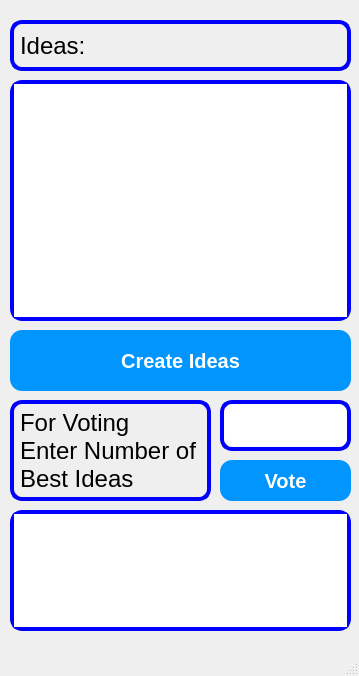
<?xml version="1.0" encoding="UTF-8"?>
<ui version="4.0">
 <class>MainWindow</class>
 <widget class="QMainWindow" name="MainWindow">
  <property name="geometry">
   <rect>
    <x>0</x>
    <y>0</y>
    <width>359</width>
    <height>676</height>
   </rect>
  </property>
  <property name="windowTitle">
   <string>MainWindow</string>
  </property>
  <widget class="QWidget" name="centralwidget">
   <widget class="QPlainTextEdit" name="plainTextEdit">
    <property name="geometry">
     <rect>
      <x>10</x>
      <y>80</y>
      <width>341</width>
      <height>241</height>
     </rect>
    </property>
    <property name="font">
     <font>
      <pointsize>16</pointsize>
     </font>
    </property>
    <property name="styleSheet">
     <string notr="true">
  border: 4px solid blue;;
  border-radius: 12px;
</string>
    </property>
   </widget>
   <widget class="QPushButton" name="pushButton">
    <property name="geometry">
     <rect>
      <x>220</x>
      <y>460</y>
      <width>131</width>
      <height>41</height>
     </rect>
    </property>
    <property name="styleSheet">
     <string notr="true">
QPushButton {
  background-color: #0095ff;
 border-radius: 12px;
  border-style: none;
  box-shadow: rgba(255, 255, 255, .4) 0 1px 0 0 inset;
  box-sizing: border-box;
  color: #fff;
  cursor: pointer;
  display: inline-block;
  font-family: -apple-system,system-ui,&quot;Segoe UI&quot;,&quot;Liberation Sans&quot;,sans-serif;
  font-size: 20px;
  font-weight: 500;
  line-height: 1.15385;
  margin: 0;
  outline: none;
  padding: 8px .8em;
  position: relative;
  text-align: center;
  text-decoration: none;
  user-select: none;
  -webkit-user-select: none;
  touch-action: manipulation;
  vertical-align: baseline;
  white-space: nowrap;
}

QPushButton:hover,
QPushButton:focus {
  background-color: #07c;
}

QPushButton:focus {
  box-shadow: 0 0 0 4px rgba(0, 149, 255, .15);
}

QPushButton:pressed {
  background-color: #0064bd;
  box-shadow: none;
}</string>
    </property>
    <property name="text">
     <string>Vote</string>
    </property>
   </widget>
   <widget class="QPushButton" name="createIdeasPushButtob">
    <property name="geometry">
     <rect>
      <x>10</x>
      <y>330</y>
      <width>341</width>
      <height>61</height>
     </rect>
    </property>
    <property name="styleSheet">
     <string notr="true">
QPushButton {
  background-color: #0095ff;
 border-radius: 12px;
  border-style: none;
  box-shadow: rgba(255, 255, 255, .4) 0 1px 0 0 inset;
  box-sizing: border-box;
  color: #fff;
  cursor: pointer;
  display: inline-block;
  font-family: -apple-system,system-ui,&quot;Segoe UI&quot;,&quot;Liberation Sans&quot;,sans-serif;
  font-size: 20px;
  font-weight: 500;
  line-height: 1.15385;
  margin: 0;
  outline: none;
  padding: 8px .8em;
  position: relative;
  text-align: center;
  text-decoration: none;
  user-select: none;
  -webkit-user-select: none;
  touch-action: manipulation;
  vertical-align: baseline;
  white-space: nowrap;
}

QPushButton:hover,
QPushButton:focus {
  background-color: #07c;
}

QPushButton:focus {
  box-shadow: 0 0 0 4px rgba(0, 149, 255, .15);
}

QPushButton:pressed {
  background-color: #0064bd;
  box-shadow: none;
}</string>
    </property>
    <property name="text">
     <string>Create Ideas</string>
    </property>
   </widget>
   <widget class="QLineEdit" name="bestIdeaLineEdit">
    <property name="geometry">
     <rect>
      <x>220</x>
      <y>400</y>
      <width>131</width>
      <height>51</height>
     </rect>
    </property>
    <property name="font">
     <font>
      <pointsize>16</pointsize>
     </font>
    </property>
    <property name="styleSheet">
     <string notr="true">
  border: 4px solid blue;;
  border-radius: 12px;
</string>
    </property>
   </widget>
   <widget class="QLabel" name="label">
    <property name="geometry">
     <rect>
      <x>10</x>
      <y>20</y>
      <width>341</width>
      <height>51</height>
     </rect>
    </property>
    <property name="font">
     <font>
      <pointsize>18</pointsize>
     </font>
    </property>
    <property name="styleSheet">
     <string notr="true">
  border: 4px solid blue;;
  border-radius: 12px;
</string>
    </property>
    <property name="text">
     <string>Ideas:</string>
    </property>
   </widget>
   <widget class="QLabel" name="label_2">
    <property name="geometry">
     <rect>
      <x>10</x>
      <y>400</y>
      <width>201</width>
      <height>101</height>
     </rect>
    </property>
    <property name="font">
     <font>
      <pointsize>18</pointsize>
     </font>
    </property>
    <property name="styleSheet">
     <string notr="true">
  border: 4px solid blue;;
  border-radius: 12px;
</string>
    </property>
    <property name="text">
     <string>For Voting
Enter Number of
Best Ideas</string>
    </property>
   </widget>
   <widget class="QPlainTextEdit" name="voatingResultPlainTextEdit">
    <property name="geometry">
     <rect>
      <x>10</x>
      <y>510</y>
      <width>341</width>
      <height>121</height>
     </rect>
    </property>
    <property name="font">
     <font>
      <pointsize>16</pointsize>
     </font>
    </property>
    <property name="styleSheet">
     <string notr="true">
  border: 4px solid blue;;
  border-radius: 12px;
</string>
    </property>
   </widget>
  </widget>
  <widget class="QMenuBar" name="menubar">
   <property name="geometry">
    <rect>
     <x>0</x>
     <y>0</y>
     <width>359</width>
     <height>20</height>
    </rect>
   </property>
  </widget>
  <widget class="QStatusBar" name="statusbar"/>
 </widget>
 <resources/>
 <connections/>
</ui>
